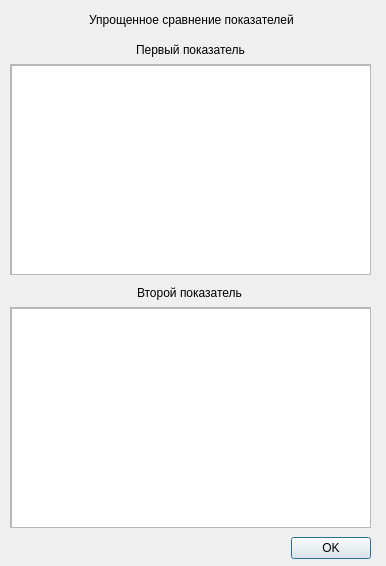
<?xml version="1.0" encoding="UTF-8"?>
<ui version="4.0">
 <class>Form</class>
 <widget class="QWidget" name="Form">
  <property name="geometry">
   <rect>
    <x>0</x>
    <y>0</y>
    <width>386</width>
    <height>566</height>
   </rect>
  </property>
  <property name="windowTitle">
   <string>Form</string>
  </property>
  <widget class="QLabel" name="headerLabel">
   <property name="geometry">
    <rect>
     <x>16</x>
     <y>10</y>
     <width>351</width>
     <height>21</height>
    </rect>
   </property>
   <property name="text">
    <string>&lt;html&gt;&lt;head/&gt;&lt;body&gt;&lt;p align=&quot;center&quot;&gt;Упрощенное сравнение показателей&lt;/p&gt;&lt;/body&gt;&lt;/html&gt;</string>
   </property>
  </widget>
  <widget class="QLabel" name="firstIndicatorLabel">
   <property name="geometry">
    <rect>
     <x>10</x>
     <y>40</y>
     <width>361</width>
     <height>20</height>
    </rect>
   </property>
   <property name="text">
    <string>&lt;html&gt;&lt;head/&gt;&lt;body&gt;&lt;p align=&quot;center&quot;&gt;Первый показатель&lt;/p&gt;&lt;/body&gt;&lt;/html&gt;</string>
   </property>
  </widget>
  <widget class="QScrollArea" name="scrollArea">
   <property name="geometry">
    <rect>
     <x>10</x>
     <y>64</y>
     <width>361</width>
     <height>211</height>
    </rect>
   </property>
   <property name="widgetResizable">
    <bool>true</bool>
   </property>
   <widget class="QWidget" name="scrollAreaWidgetContents">
    <property name="geometry">
     <rect>
      <x>0</x>
      <y>0</y>
      <width>359</width>
      <height>209</height>
     </rect>
    </property>
    <widget class="QListWidget" name="firstIndListWidget">
     <property name="geometry">
      <rect>
       <x>0</x>
       <y>0</y>
       <width>361</width>
       <height>211</height>
      </rect>
     </property>
    </widget>
   </widget>
  </widget>
  <widget class="QLabel" name="secondIndicatorLabel">
   <property name="geometry">
    <rect>
     <x>9</x>
     <y>283</y>
     <width>361</width>
     <height>20</height>
    </rect>
   </property>
   <property name="text">
    <string>&lt;html&gt;&lt;head/&gt;&lt;body&gt;&lt;p align=&quot;center&quot;&gt;Второй показатель&lt;/p&gt;&lt;/body&gt;&lt;/html&gt;</string>
   </property>
  </widget>
  <widget class="QScrollArea" name="scrollArea_2">
   <property name="geometry">
    <rect>
     <x>10</x>
     <y>307</y>
     <width>361</width>
     <height>221</height>
    </rect>
   </property>
   <property name="widgetResizable">
    <bool>true</bool>
   </property>
   <widget class="QWidget" name="scrollAreaWidgetContents_2">
    <property name="geometry">
     <rect>
      <x>0</x>
      <y>0</y>
      <width>359</width>
      <height>219</height>
     </rect>
    </property>
    <widget class="QListWidget" name="secondIndListWidget">
     <property name="geometry">
      <rect>
       <x>0</x>
       <y>0</y>
       <width>361</width>
       <height>221</height>
      </rect>
     </property>
    </widget>
   </widget>
  </widget>
  <widget class="QDialogButtonBox" name="buttonBox">
   <property name="geometry">
    <rect>
     <x>290</x>
     <y>536</y>
     <width>81</width>
     <height>25</height>
    </rect>
   </property>
   <property name="standardButtons">
    <set>QDialogButtonBox::Ok</set>
   </property>
  </widget>
 </widget>
 <resources/>
 <connections/>
</ui>
